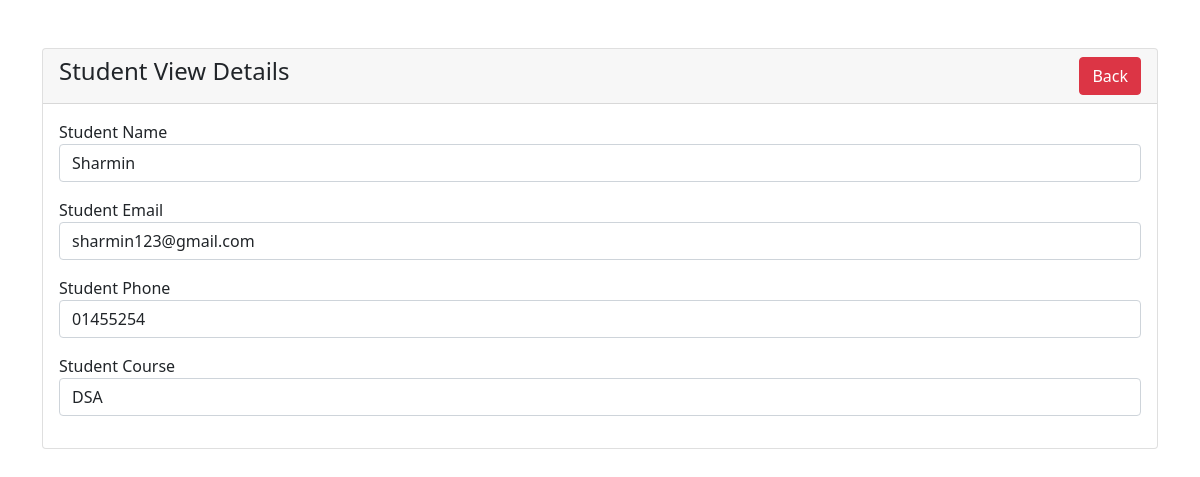
Screenshot of /student-view.php?id=2 with the database file from the repository.
### tables this page shows
CREATE TABLE IF NOT EXISTS `students` (
  `id` int NOT NULL AUTO_INCREMENT,
  `name` varchar(200) NOT NULL,
  `email` varchar(50) NOT NULL,
  `phone` varchar(15) NOT NULL,
  `course` varchar(200) NOT NULL,
  PRIMARY KEY (`id`)
);

### student-view.php (the view)
<?php
require 'dbcon.php';
?>
<?php
include('includes/header.php');
?>
   <div class="container mt-5">
    <div class="row">
        <div class="col-md-12">
            <div class="card">
                <div class="card-header">
                    <h4>Student View Details
                        <a href="index.php" class="btn btn-danger float-end"> Back</a>
                    </h4>
                </div>
                <div class="card-body">
                <?php
                    if(isset($_GET['id']))
                    {  $student_id=mysqli_real_escape_string($con,$_GET['id']);
                        $query="SELECT * FROM students WHERE id='$student_id'";
                        $query_run=mysqli_query($con,$query);
                        if(mysqli_num_rows($query_run)>0)
                        {
                            $student=mysqli_fetch_array($query_run);
                            ?>
<form action="code.php" method="POST">
<div class="mb-3">
<label>Student Name</label>
<p class="form-control">
    <?=$student['name'];?>
</p>
</div>
    <div class="mb-3">
    <label>Student Email</label>
<p class="form-control">
    <?=$student['email'];?>
</p>
</div>
<div class="mb-3">
    <label>Student Phone</label>
<p class="form-control">
    <?=$student['phone'];?>
</p>
</div>
<div class="mb-3">
    <label>Student Course</label>
<p class="form-control">
    <?=$student['course'];?>
</p>
</div>
<?php
                            }
else
{
     echo "<h4>No such id found</h4>";
}
                    }
?>
                </div>
            </div>
        </div>
    </div>
</div>
<?php
include('includes/footer.php');
?>

### rows the page displays
students: name "Sharmin", email "sharmin123@gmail.com", phone "01455254", course "DSA"
